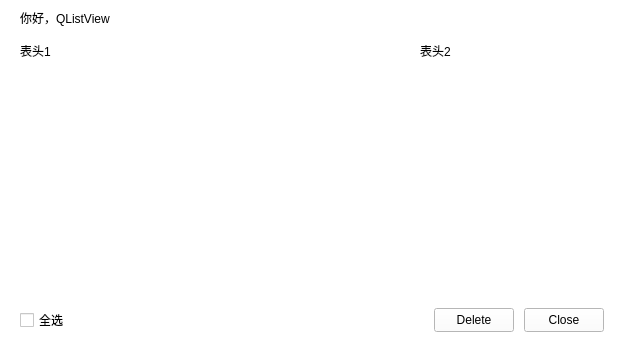
<?xml version="1.0" encoding="UTF-8"?>
<ui version="4.0">
 <class>Page</class>
 <widget class="QWidget" name="Page">
  <property name="geometry">
   <rect>
    <x>0</x>
    <y>0</y>
    <width>624</width>
    <height>344</height>
   </rect>
  </property>
  <property name="windowTitle">
   <string>MainWindow</string>
  </property>
  <property name="styleSheet">
   <string notr="true">background: #FFF;</string>
  </property>
  <widget class="QWidget" name="centralwidget" native="true">
   <property name="geometry">
    <rect>
     <x>0</x>
     <y>0</y>
     <width>624</width>
     <height>344</height>
    </rect>
   </property>
   <widget class="QFrame" name="topFrame">
    <property name="geometry">
     <rect>
      <x>0</x>
      <y>0</y>
      <width>624</width>
      <height>36</height>
     </rect>
    </property>
    <property name="frameShape">
     <enum>QFrame::NoFrame</enum>
    </property>
    <property name="frameShadow">
     <enum>QFrame::Raised</enum>
    </property>
    <widget class="QLabel" name="desc">
     <property name="geometry">
      <rect>
       <x>20</x>
       <y>0</y>
       <width>600</width>
       <height>36</height>
      </rect>
     </property>
     <property name="text">
      <string>你好，QListView</string>
     </property>
    </widget>
   </widget>
   <widget class="QFrame" name="middleFrame">
    <property name="geometry">
     <rect>
      <x>0</x>
      <y>36</y>
      <width>624</width>
      <height>260</height>
     </rect>
    </property>
    <property name="frameShape">
     <enum>QFrame::NoFrame</enum>
    </property>
    <property name="frameShadow">
     <enum>QFrame::Raised</enum>
    </property>
    <widget class="QFrame" name="listHeader">
     <property name="geometry">
      <rect>
       <x>0</x>
       <y>0</y>
       <width>624</width>
       <height>30</height>
      </rect>
     </property>
     <property name="frameShape">
      <enum>QFrame::NoFrame</enum>
     </property>
     <property name="frameShadow">
      <enum>QFrame::Raised</enum>
     </property>
     <widget class="QLabel" name="header1">
      <property name="geometry">
       <rect>
        <x>20</x>
        <y>0</y>
        <width>55</width>
        <height>30</height>
       </rect>
      </property>
      <property name="text">
       <string>表头1</string>
      </property>
     </widget>
     <widget class="QLabel" name="header2">
      <property name="geometry">
       <rect>
        <x>420</x>
        <y>0</y>
        <width>55</width>
        <height>30</height>
       </rect>
      </property>
      <property name="text">
       <string>表头2</string>
      </property>
     </widget>
    </widget>
    <widget class="QListView" name="listView">
     <property name="geometry">
      <rect>
       <x>0</x>
       <y>30</y>
       <width>624</width>
       <height>230</height>
      </rect>
     </property>
     <property name="frameShape">
      <enum>QFrame::NoFrame</enum>
     </property>
     <property name="horizontalScrollBarPolicy">
      <enum>Qt::ScrollBarAlwaysOff</enum>
     </property>
     <property name="editTriggers">
      <set>QAbstractItemView::NoEditTriggers</set>
     </property>
     <property name="alternatingRowColors">
      <bool>true</bool>
     </property>
     <property name="selectionMode">
      <enum>QAbstractItemView::NoSelection</enum>
     </property>
    </widget>
   </widget>
   <widget class="QFrame" name="bottomFrame">
    <property name="geometry">
     <rect>
      <x>0</x>
      <y>296</y>
      <width>624</width>
      <height>48</height>
     </rect>
    </property>
    <property name="frameShape">
     <enum>QFrame::NoFrame</enum>
    </property>
    <property name="frameShadow">
     <enum>QFrame::Raised</enum>
    </property>
    <widget class="QCheckBox" name="selectAll">
     <property name="geometry">
      <rect>
       <x>20</x>
       <y>14</y>
       <width>82</width>
       <height>20</height>
      </rect>
     </property>
     <property name="text">
      <string>全选</string>
     </property>
     <property name="tristate">
      <bool>false</bool>
     </property>
    </widget>
    <widget class="QPushButton" name="deleteFile">
     <property name="geometry">
      <rect>
       <x>434</x>
       <y>12</y>
       <width>80</width>
       <height>24</height>
      </rect>
     </property>
     <property name="text">
      <string>Delete</string>
     </property>
    </widget>
    <widget class="QPushButton" name="restoreFile">
     <property name="geometry">
      <rect>
       <x>524</x>
       <y>12</y>
       <width>80</width>
       <height>24</height>
      </rect>
     </property>
     <property name="text">
      <string>Close</string>
     </property>
    </widget>
   </widget>
  </widget>
 </widget>
 <resources>
  <include location="qrc/resources.qrc"/>
 </resources>
 <connections/>
</ui>
